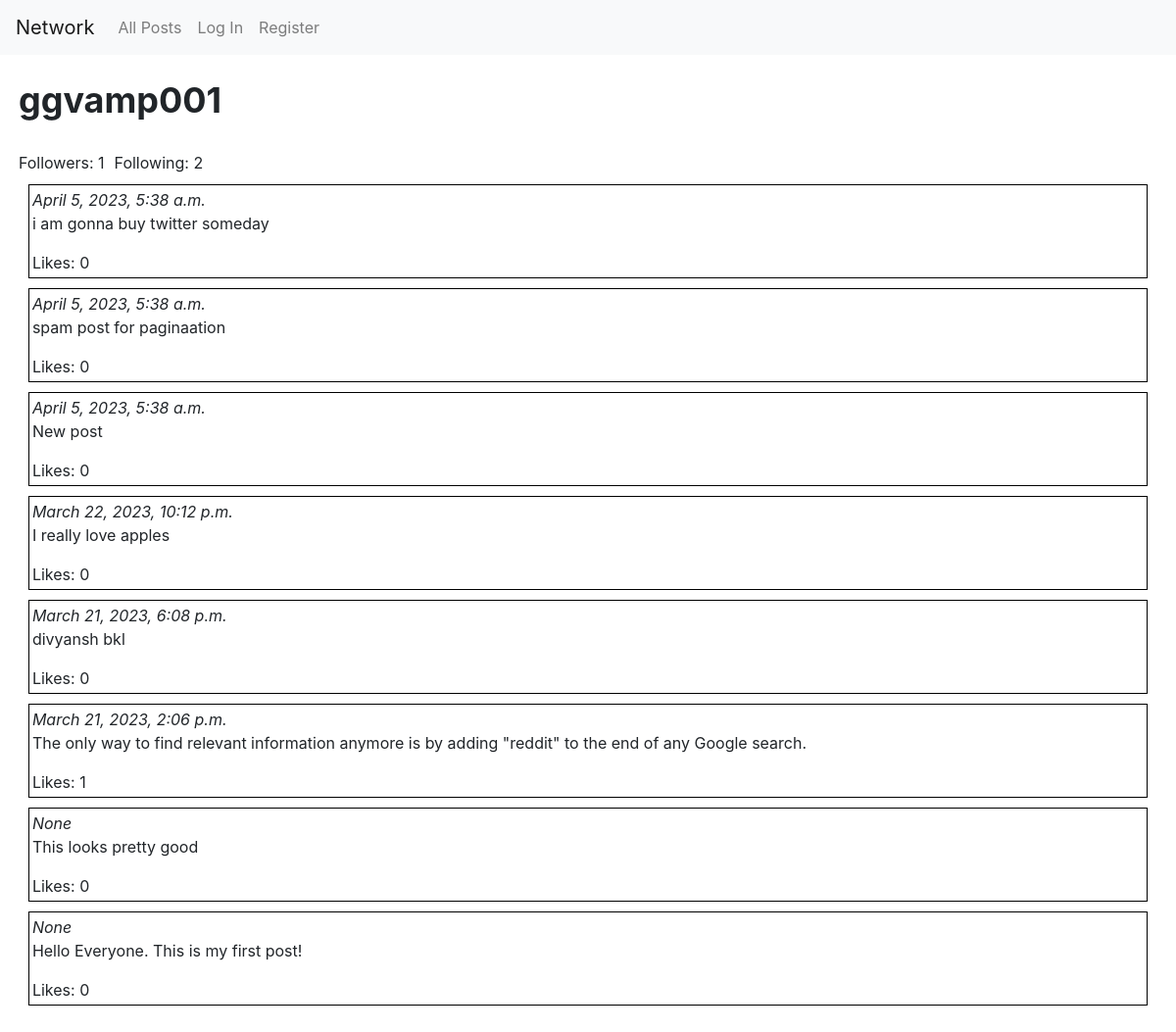
Screenshot of /user/ggvamp001 with the database file from the repository.
### network/models.py (models this page shows, shortened)
class User(AbstractUser):
    pass

class Posts(models.Model):
    poster = models.ForeignKey(User, on_delete=models.CASCADE, related_name="posts")
    content = models.TextField(max_length=256)
    time = models.DateTimeField(default=datetime.now())

### network/views.py (the view)
# urls.py: path("user/<str:username>", views.userpage, name="userpage"),
def userpage(request, username):
    user = User.objects.get(username=username)
    allposts = list(Posts.objects.filter(poster=user).values())
    for post in allposts:
        post['likecount']=len(Like.objects.filter(post_id=post['id']))
        liked=[1]
        if len(liked) == 0:
            post['liked'] = False
        else:
            post['liked'] = True
    allposts.reverse()
    follower = len(user.followers.all())
    following = len(user.following.all())
    try:
        Follower.objects.get(follower=User.objects.get(username=request.user.username), following=User.objects.get(username=username))
        follow_status = True
    except:
        follow_status = False
    return render(request, "network/userpage.html", {
        "username":username,
        "posts":allposts,
        "followers":follower,
        "following": following,
        "follow_status":follow_status
    })

### network/templates/network/userpage.html (shortened to what this page needs)
{% extends "network/layout.html" %}
{% load static %}
{% block body %}
    <div id="UserBody">
        <div id="username">
            {{username}}
        </div>
        <div id="belowFollowButton">
            <div>Followers: {{followers}}</div> <div>Following: {{following}}</div>
        </div>
        <div>
            {% for post in posts %}
            <div class="post">
                <i>{{post.time}}</i>
                <p>{{post.content}} </p>
                Likes: {{post.likecount}}
            </div>
            {% endfor %}
        </div>
    </div>
{% endblock %}

### network/static/network/styles.css (style rules this page uses)
.post { border:1px solid black; margin:10px; padding:3px; }
#username { font-size:36px; font-weight:bold; padding-bottom:15px; animation-name: enterFromRight; animation-duration:2s; }
#UserBody { padding:.5cm; }
#belowFollowButton { display: flex; flex:wrap; }
#belowFollowButton > div { padding-right:10px; padding-top:10px; }

### rows the page displays
User: username "ggvamp001"
Posts: time "April 5, 2023, 5:38 a.m.", content "i am gonna buy twitter someday", likecount "0"
Posts: time "April 5, 2023, 5:38 a.m.", content "spam post for paginaation", likecount "0"
Posts: time "April 5, 2023, 5:38 a.m.", content "New post", likecount "0"
Posts: time "March 22, 2023, 10:12 p.m.", content "I really love apples", likecount "0"
Posts: time "March 21, 2023, 6:08 p.m.", content "divyansh bkl", likecount "0"
Posts: time "March 21, 2023, 2:06 p.m.", content "The only way to find relevant information anymore is by adding \"reddit\" to the end of any Google search.", likecount "1"
Posts: time "None", content "This looks pretty good", likecount "0"
Posts: time "None", content "Hello Everyone. This is my first post!", likecount "0"

### other values shown
{{ followers }} "1"
{{ following }} "2"
